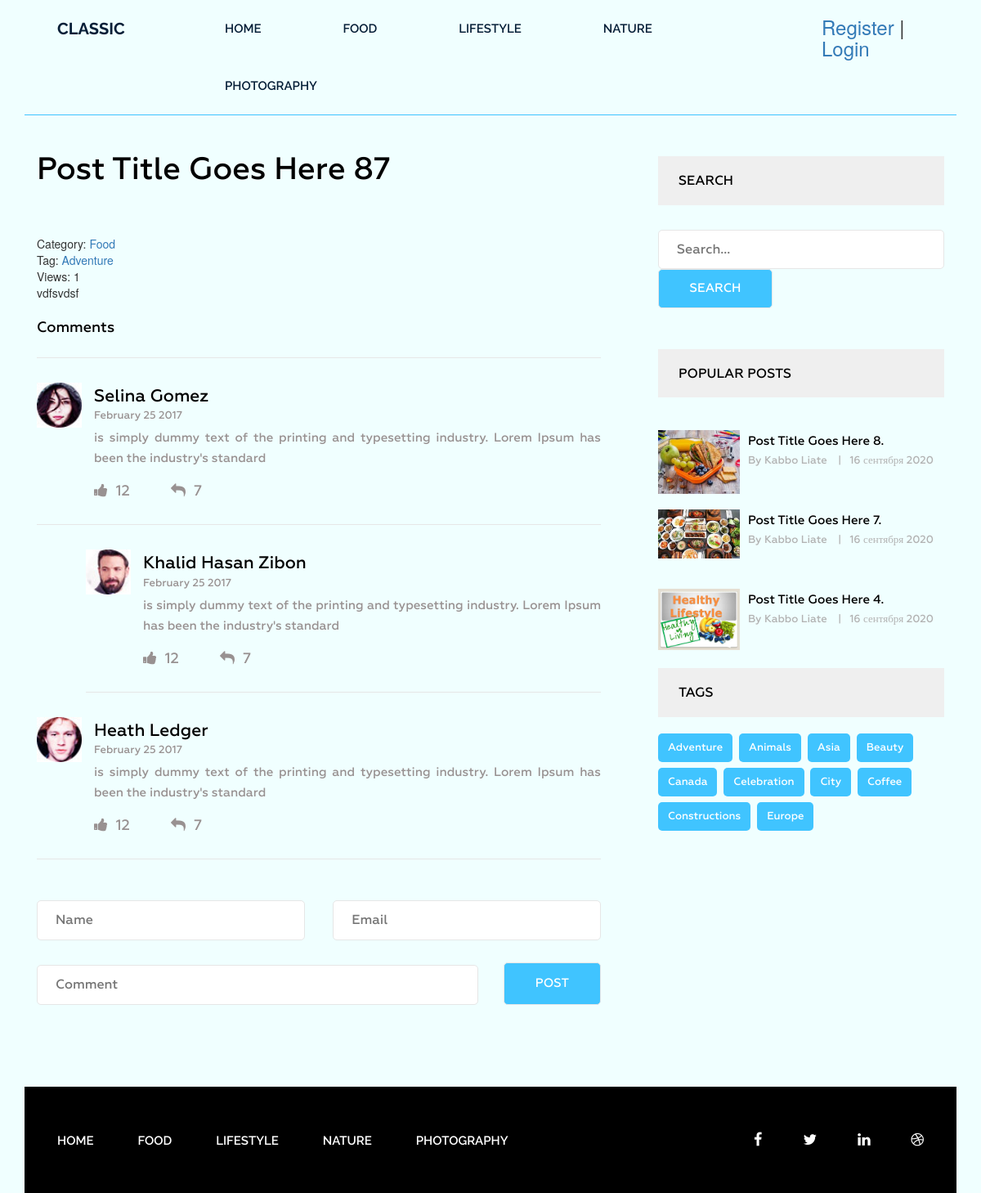
Screenshot of /post/post-title-goes-here-87/ with the database file from the repository.
### blog/models.py (models this page shows, shortened)
class Category(models.Model):
    title = models.CharField(max_length=200)
    slug = models.SlugField(max_length=200, verbose_name='Url-category', unique=True)  # Слаг - это короткая метка для чего-либо, содержащая только буквы, цифры, символы подчеркивания или дефисы. Обычно они используются в URL-адресах.
    def __str__(self):
        return self.title
    def get_absolute_url(self):
        return reverse('category', kwargs={"slug": self.slug})
    class Meta:
        verbose_name = 'Категория'
        verbose_name_plural = 'Категории'
        ordering = ['title']

class Post(models.Model):
    title = models.CharField(max_length=200)
    slug = models.SlugField(max_length=40, verbose_name='Url-post', unique=True)
    author = models.CharField(max_length=50)
    content = models.TextField(blank=True)
    created_at = models.DateTimeField(auto_now_add=True, verbose_name='Опубликовано')
    photo = models.ImageField(upload_to='photos/%Y/%m/%d/', blank=True)
    views = models.IntegerField(default=0, verbose_name='Количество просмотров')
    category = models.ForeignKey(Category, on_delete=models.PROTECT, related_name='posts')
    tags = models.ManyToManyField(Tag, blank=True, related_name='posts')
    def get_absolute_url(self):
        return reverse('post', kwargs={"slug": self.slug})
    def save(self, *args, **kwargs):
        self.slug = slugify(self.title)
        super(Post, self).save(*args, **kwargs)
    class Meta:
        verbose_name = 'Статья'
        verbose_name_plural = 'Статьи'
        ordering = ['-created_at']

class Tag(models.Model):
    title = models.CharField(max_length=40)
    slug = models.SlugField(max_length=40, verbose_name='Url-tag', unique=True)
    def get_absolute_url(self):
        return reverse('tag', kwargs={"slug": self.slug})
    class Meta:
        verbose_name = 'Тег'
        verbose_name_plural = 'Теги'
        ordering=['title']

### blog/views.py (the view)
# urls.py: path('post/<str:slug>/', GetPost.as_view(), name='post'),
class GetPost(DetailView):
    model = Post
    template_name = 'blog/single.html'
    context_object_name = 'post'
    def get_context_data(self, *, object_list=None, **kwargs):
        context = super().get_context_data(**kwargs)
        self.object.views = F('views') + 1
        self.object.save()
        self.object.refresh_from_db()
        return context

### blog/templatetags/menu_tag.py (called while the page is built)
@register.inclusion_tag('blog/menu_tag.html')
def show_menu_tag(menu_class='menu'):
    categories = Category.objects.all()
    return {"categories": categories, "menu_class": menu_class}

### blog/templatetags/sidebar.py (called while the page is built)
@register.inclusion_tag('blog/popular_posts.html')
def get_popular(cnt=3):
    posts = Post.objects.order_by('-views')[:cnt]
    return {"posts": posts}

@register.inclusion_tag('blog/tags.html')
def get_tags():
    tags = Tag.objects.all()
    return {"tags": tags}

### blog/templates/blog/single.html (shortened to what this page needs)
{% extends 'base.html' %}
{% load static %}
{% load sidebar %}
{% block content %}
<section class="single-blog-area">
    <div class="container">
        <div class="row">
            <div class="col-md-12">
                <div class="border-top">
                    <div class="col-md-8">
                        <div class="blog-area">
                            <div class="blog-area-part">
                                <h2>{{ post.title }}</h2>
                                <div class="single-content">
                                    <div>
                                        <span>Category: <a href="{{ post.category.get_absolute_url }}">{{ post.category }}</a></span>
                                        <br>
                                        {% if post.tags.exists %}
                                            <span>
                                                Tag:
                                                {% for tag in post.tags.all %}
                                                    <a href="{{ tag.get_absolute_url }}">{{ tag.title }}</a>
                                                {% endfor %}
                                            </span>
                                        <br>
                                        <span>Views: {{ post.views }} </span>
                                        {% endif %}
                                        <br>
                                    </div>
                                    {{ post.content|safe }}
                                </div>
                            </div>
                            <div class="commententries">
                                <h3>Comments</h3>
                                <ul class="commentlist">
                                    <li>
                                        <article class="comment">
                                            <header class="comment-author">
                                                <img src="img/author-1.jpg" alt="">
                                            </header>
                                            <section class="comment-details">
                                                <div class="author-name">
                                                    <h5><a href="#">Selina Gomez</a></h5>
                                                    <p>February 25 2017</p>
                                                </div>
                                                <div class="comment-body">
                                                    <p>is simply dummy text of the printing and typesetting industry.
                                                        Lorem Ipsum has been the industry's standard </p>
                                                </div>
                                                <div class="reply">
                                                    <p><span><a href="#"><i class="fa fa-thumbs-up"
                                                                            aria-hidden="true"></i></a>12</span><span><a
                                                            href="#"><i class="fa fa-reply" aria-hidden="true"></i></a>7</span>
                                                    </p>
                                                </div>
                                            </section>
                                        </article>
                                        <ul class="children">
                                            <li>
                                                <article class="comment">
                                                    <header class="comment-author">
                                                        <img src="img/author-2.jpg" alt="">
                                                    </header>
                                                    <section class="comment-details">
                                                        <div class="author-name">
                                                            <h5><a href="#">Khalid Hasan Zibon</a></h5>
                                                            <p>February 25 2017</p>
                                                        </div>
                                                        <div class="comment-body">
                                                            <p>is simply dummy text of the printing and typesetting
                                                                industry. Lorem Ipsum has been the industry's
                                                                standard </p>
                                                        </div>
                                                        <div class="reply">
                                                            <p><span><a href="#"><i class="fa fa-thumbs-up"
                                                                                    aria-hidden="true"></i></a>12</span><span><a
                                                                    href="#"><i class="fa fa-reply"
                                                                                aria-hidden="true"></i></a>7</span></p>
                                                        </div>
                                                    </section>
                                                </article>
                                            </li>
                                        </ul>
                                    </li>
                                    <li>
                                        <article class="comment">
                                            <header class="comment-author">
                                                <img src="img/author-3.jpg" alt="">
                                            </header>
                                            <section class="comment-details">
                                                <div class="author-name">
                                                    <h5><a href="#">Heath Ledger</a></h5>
                                                    <p>February 25 2017</p>
                                                </div>
                                                <div class="comment-body">
                                                    <p>is simply dummy text of the printing and typesetting industry.
                                                        Lorem Ipsum has been the industry's standard </p>
                                                </div>
                                                <div class="reply">
                                                    <p><span><a href="#"><i class="fa fa-thumbs-up"
                                                                            aria-hidden="true"></i></a>12</span><span><a
                                                            href="#"><i class="fa fa-reply" aria-hidden="true"></i></a>7</span>
                                                    </p>
                                                </div>
                                            </section>
                                        </article>
                                    </li>
                                </ul>
                            </div>
                            <form action="#" method="get">
                                <div class="name">
                                    <input type="text" name="" id="" placeholder="Name" class="name">
                                </div>
                                <div class="email">
                                    <input type="email" name="" id="" placeholder="Email" class="email">
                                </div>
                                <div class="comment">
                                    <input type="text" name="" id="" placeholder="Comment" class="comment">
                                </div>
                                <div class="post">
                                    <input type="submit" value="Post">
                                </div>
                            </form>
                        </div>
                    </div>
                    <div class="col-md-4">
                        <div class="newsletter">
                            <h2 class="sidebar-title">Search</h2>
                            <form action="{% url 'search' %}" method="get">
                                <input type="text" name="s" placeholder="Search...">
                                <input type="submit" value="Search">
                            </form>
                        </div>
                        {% get_popular 3 %}
                        {% get_tags %}
                    </div>
                </div>
            </div>
        </div>
    </div>
</section>
{% endblock %}

### templates/base.html (shortened to what this page needs)
<!DOCTYPE html>
{% load static %}
<html lang="en">
<head>
    <link rel="stylesheet" href="{% static 'css/bootstrap.css' %}">
    <link rel="stylesheet" href="{% static 'css/font-awesome.min.css' %}">
    <link rel="stylesheet" href="{% static 'css/owl.carousel.min.css' %}">
    <link rel="stylesheet" href="{% static 'css/owl.theme.default.min.css' %}">
    <link rel="stylesheet" href="{% static 'style.css' %}">
    <link rel="stylesheet" href="{% static 'responsive.css' %}">
</head>
<body>
<div class="wrapper">
    {% include 'inc/_header.html' %}
    {% block content %}
    {% endblock %}
    {% include 'inc/_footer.html' %}
</div>
</body>
</html>

### templates/inc/_header.html (shortened to what this page needs)
{% load menu_tag %}
<header class="header">
    <div class="container">
        <div class="row">
            <div class="col-md-2">
                <div class="logo">
                    <h2><a href="{% url 'home' %}">Classic</a></h2>
                </div>
            </div>
            <div class="col-md-8">
                {% show_menu_tag %}
            </div>
            <div class="col-md-2">
                <div class="logo">
                    {% if request.user.is_authenticated %}
                    <h3> User, {{ user.username }} | <a href="{% url 'logout' %}">Exit</a></h3>
                    {% else %}
                    <h3><a href="{% url 'register' %}">Register</a> | <a href="{% url 'login' %}">Login</a></h3>
                    {% endif %}
                </div>
            </div>
        </div>
    </div>
</header>

### blog/templates/blog/menu_tag.html
<div class="{{ menu_class }}">
    <ul>
        <li><a href="{% url 'home' %}">Home</a></li>
        {% for item in categories %}
        <li><a href="{{ item.get_absolute_url }}">{{ item.title }}</a></li>
        {% endfor %}
    </ul>
</div>

### blog/templates/blog/popular_posts.html
<h2 class="sidebar-title">Popular posts</h2>
<div class="grid">
    {% for post in posts%}
    <div class="portfolio-item popular">
        <br>
        {% if post.photo %}
        <img src="{{ post.photo.url }}" alt="{{ post.title }}">
        {% else %}
        <img src="https://picsum.photos/id/1060/300/201/?blur=2" alt="{{ post.title }}">
        {% endif %}
        <div class="portfolio-text">
            <h5><a href="{{ post.get_absolute_url }}">{{ post.title }}</a></h5>
            <p>By {{ post.author }} <span>|</span>{{ post.created_at|date:"j E Y" }}</p>
        </div>
    </div>
    {% endfor %}
</div>

### blog/templates/blog/tags.html
<div class="tags">
    <h2 class="sidebar-title">Tags</h2>
    {% for tag in tags %}
    <p><a href="{{ tag.get_absolute_url }}">{{ tag.title }}</a></p>
    {% endfor %}
</div>

### templates/inc/_footer.html
{% load menu_tag %}
<footer class="footer">
        <div class="container">
            <div class="row">
                <div class="col-md-12">
                    <div class="footer-bg">
                        <div class="row">
                            <div class="col-md-9">
                                {% show_menu_tag 'footer-menu' %}
                            </div>
                            <div class="col-md-3">
                                <div class="footer-icon">
                                    <p><a href="#"><i class="fa fa-facebook" aria-hidden="true"></i></a><a href="#"><i
                                            class="fa fa-twitter" aria-hidden="true"></i></a><a href="#"><i
                                            class="fa fa-linkedin" aria-hidden="true"></i></a><a href="#"><i
                                            class="fa fa-dribbble" aria-hidden="true"></i></a></p>
                                </div>
                            </div>
                        </div>
                    </div>
                </div>
            </div>
        </div>
    </footer>

### rows the page displays
Category: title "FOOD"
Category: title "LIFESTYLE"
Category: title "NATURE"
Category: title "PHOTOGRAPHY"
Post: title "Post Title Goes Here 87", category "Food", views "1", content "vdfsvdsf"
Tag: title "Adventure"
Post: photo (picture), title "Post Title Goes Here 8.", author "Kabbo Liate", created_at "16 сентября 2020"
Post: photo (picture), title "Post Title Goes Here 7.", author "Kabbo Liate", created_at "16 сентября 2020"
Post: photo (picture), title "Post Title Goes Here 4.", author "Kabbo Liate", created_at "16 сентября 2020"
Tag: title "Animals"
Tag: title "Asia"
Tag: title "Beauty"
Tag: title "Canada"
Tag: title "Celebration"
Tag: title "City"
Tag: title "Coffee"
Tag: title "Constructions"
Tag: title "Europe"
